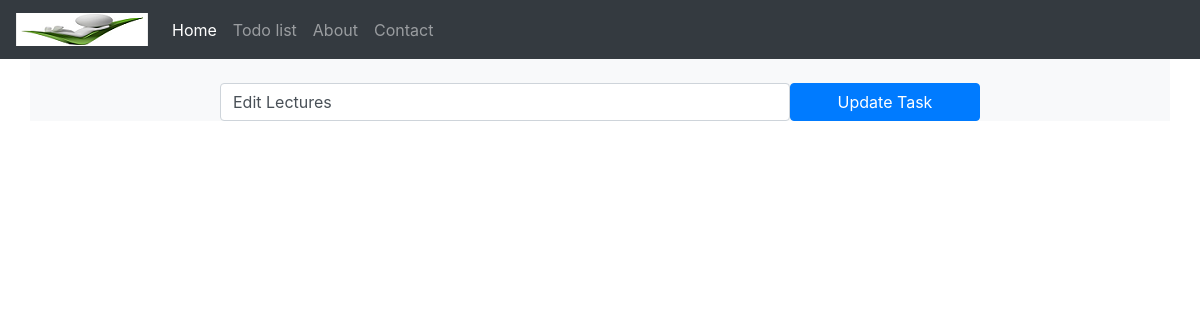
Page /todolist/edit/2 on the earlier database version.
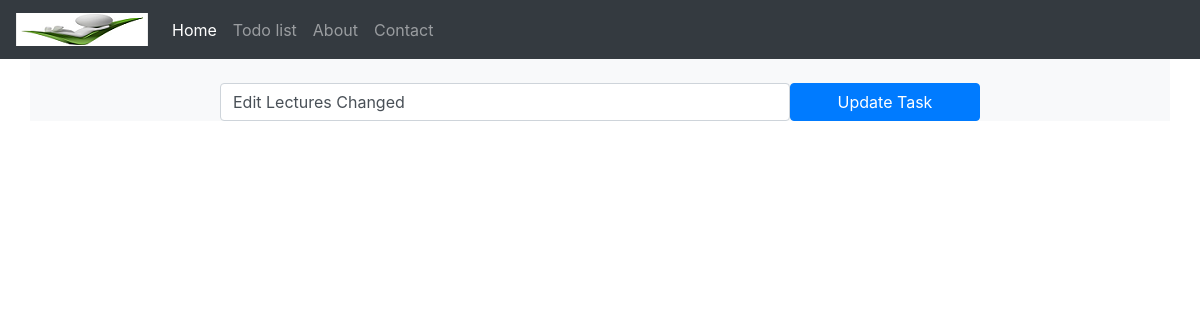
Same page on the later database version.
### todolist_app/models.py (models this page shows, shortened)
class TaskList(models.Model):
    task = models.CharField(max_length = 300)
    done = models.BooleanField(default = False)

### todolist_app/views.py (the view)
# urls.py: path('edit/<task_id>', views.edit_task, name="edit_task"),
def edit_task(request, task_id):
    if request.method == "POST":
        task = TaskList.objects.get(pk=task_id)
        form = TaskForm(request.POST or None, instance = task)
        if form.is_valid():
            form.save()
        messages.success(request, ("Task Edited Successfully !"))
        return redirect('todolist')
    else:
        task_obj = TaskList.objects.get(pk=task_id)
        return render(request, 'edit.html', { 'task_obj' : task_obj })

### todolist_app/templates/edit.html (shortened to what this page needs)
{% extends 'base.html' %}
{% block content %}
  <br/>
  <form method="POST" class="row">
    <label class="col-md-2"></label>
    <input type="text" class="form-control col-md-6" name="task" placeholder="{{task_obj.task}}" value="{{task_obj.task}}">
    <button type="submit" class="btn btn-primary col-md-2">Update Task</button>
  </form>
{% endblock content %}

Differences in the rows shown:
changed TaskList: task "Edit Lectures" → "Edit Lectures Changed"
